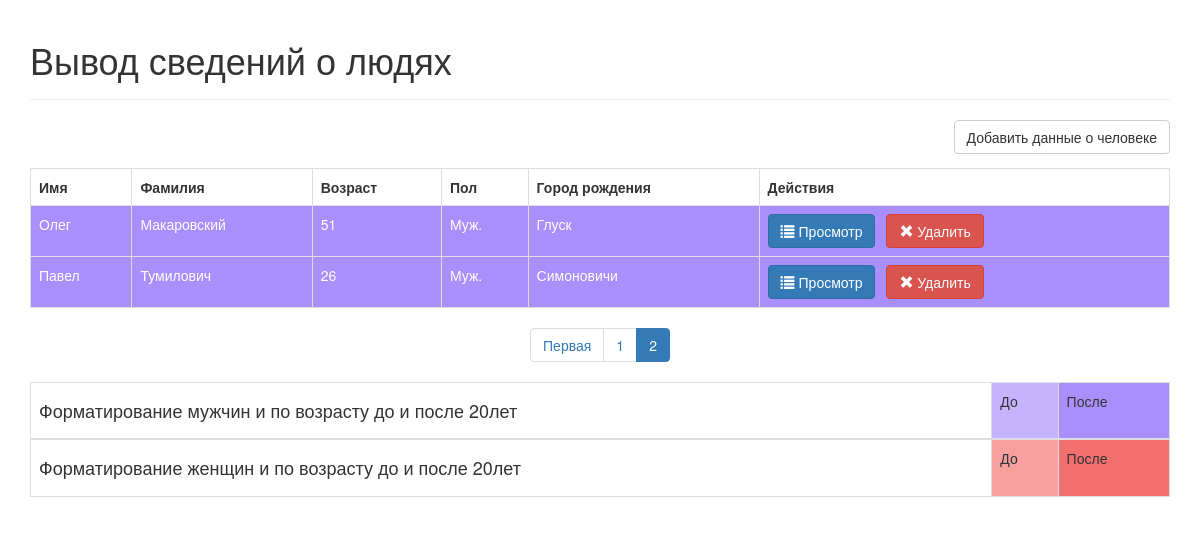
The app's page /index.php?page=2 with its own data.
### tables this page shows
CREATE TABLE `people` (
  `id` int NOT NULL,
  `name` mediumtext NOT NULL,
  `surname` mediumtext NOT NULL,
  `birthday` date NOT NULL,
  `gender` tinyint(1) NOT NULL,
  `city` text NOT NULL
);

### index.php (the view, shortened to what this page needs)
<?php
  $page = isset($_GET['page']) ? $_GET['page'] : 1;
  $records_per_page = 6;
  $from_record_num = ($records_per_page * $page) - $records_per_page;
  require 'test_class.php';
  $database = new Database();
  $db = $database->getConnection();
  $output_people = new People($db);
  $stmt = $output_people->readAll($from_record_num, $records_per_page,$db);
  $num = $stmt->rowCount();
  require_once "header.php";
?>
  <div class='right-button-margin'>
      <a href='add_person.php' class='btn btn-default pull-right'>Добавить данные о человеке</a>
  </div>
<?php
  if ($num > 0) {
    echo "<table class='table table-hover table-responsive table-bordered'>";
      echo "<tr>";
        echo "<th>Имя</th>";
        echo "<th>Фамилия</th>";
        echo "<th>Возраст</th>";
        echo "<th>Пол</th>";
        echo "<th>Город рождения</th>";
        echo "<th>Действия</th>";
      echo "</tr>";
      while ($row = $stmt->fetch(PDO::FETCH_ASSOC)) {
        extract($row);
        echo "<tr ";
        echo $output_people->format_person($gender,$birthday);
        echo '</tr>';
          echo "<td>{$name}</td>";
          echo "<td>{$surname}</td>";
          echo "<td>";
          echo People::calculate_age($birthday);
          echo "</td>";
          echo "<td>";
          echo People::change_gender($gender);
          echo "</td>";
          echo "<td>{$city}</td>";
          echo "<td>";
          echo "<a href='read_person.php?id={$id}' class='btn btn-primary left-margin'>
                <span class='glyphicon glyphicon-list'></span> Просмотр
                </a>
                <a delete-id='{$id}' class='btn btn-danger delete-object'>
                <span class='glyphicon glyphicon-remove'></span> Удалить
                </a>";
          echo "</td>";
        echo "</tr>";
        }
    echo "</table>";
    include_once 'paging.php';
  }
  else {
      echo "<div class='alert alert-info'>Товары не найдены.</div>";
  }
?>
   <table class='table table-bordered table-sm'>
     <thead>
      <tr>
        <td><h4>Форматирование мужчин и по возрасту до и после 20лет</h4></td>
        <td class="smal_male_td">До</td>
        <td class="male_td">После</td>
      </tr>
    </thead>
      <tr>
        <td><h4>Форматирование женщин и по возрасту до и после 20лет</h4></td>
        <td class="smal_fmale_td">До</td>
        <td class="fmale_td">После</td>
      </tr>
   </table>
<?php
  require_once "footer.php";
?>

### css/style.css (style rules this page uses)
.left-margin { margin: 0 .5em 0 0; }
.right-button-margin { margin: 0 0 1em 0; overflow: hidden; }
.smal_male_td { background-color: rgb(110 69 249 / 40%); }
.male_td { background-color: rgb(110 69 249 / 60%); }
.smal_fmale_td { background-color: rgb(233 15 15 / 40%); }
.fmale_td { background-color: rgb(233 15 15 / 60%); }

### records on screen
people: name "Олег", surname "Макаровский", birthday "51", gender "Муж.", city "Глуск"
people: name "Павел", surname "Тумилович", birthday "26", gender "Муж.", city "Симоновичи"

### other values on screen
$page_title "Вывод сведений о людях"
